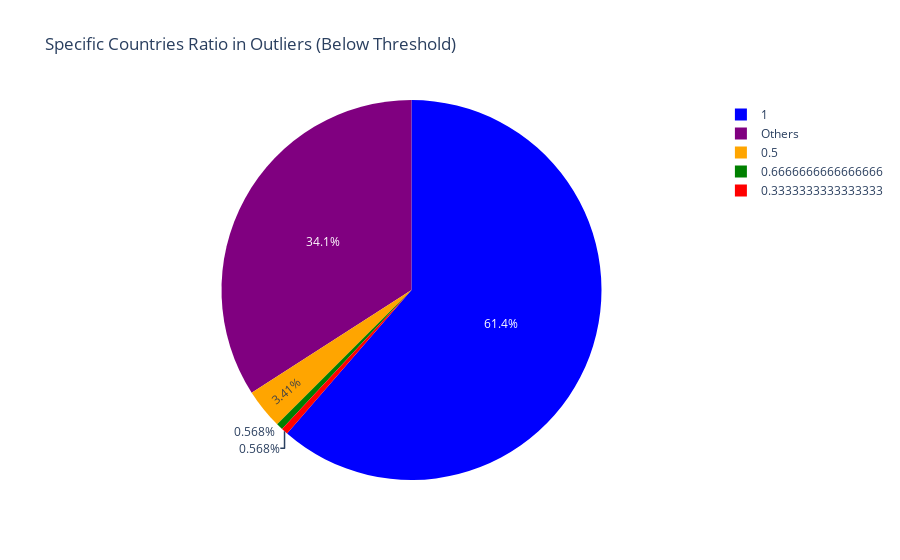

This figure's notebook cell:
### Code cell
import plotly.express as px

# Assuming you have a dictionary mapping numbers to country names
# Example: country_mapping = {1: 'USA', 2: 'UK', ...}
country_mapping = {}  # Replace with your actual mapping

# Data preparation for 'specific_countries_ratio'
data_below_countries = outliers_below['specific_countries_ratio'].value_counts()
data_final_countries = final['specific_countries_ratio'].value_counts()

# Renaming labels with country names
data_below_countries.index = [country_mapping.get(idx, idx) for idx in data_below_countries.index]
data_final_countries.index = [country_mapping.get(idx, idx) for idx in data_final_countries.index]

# Grouping smaller categories into 'Others'
data_below_countries = data_below_countries[data_below_countries > 0]
data_below_countries['Others'] = sum(data_final_countries[~data_final_countries.index.isin(data_below_countries.index)])

# Generating plot
fig = px.pie(names=data_below_countries.index, values=data_below_countries.values, title='Specific Countries Ratio in Outliers (Below Threshold)')
colors = ['blue', 'orange', 'green', 'red', 'purple', 'grey'] * (len(data_below_countries.index)//5 + 1)
fig.update_traces(marker=dict(colors=colors))
fig.show()

### Figure 1 — Plotly figure (JSON) as saved in the notebook; plotly's stock layout.template omitted (floating-point values rounded to 4 significant figures)
{"data": [{"domain": {"x": [0, 1], "y": [0, 1]}, "hovertemplate": "label=%{label}<br>value=%{value}<extra></extra>", "labels": [1, 0.5, 0.6667, 0.3333, "Others"], "legendgroup": "", "marker": {"colors": ["blue", "orange", "green", "red", "purple", "grey", "blue", "orange", "green", "red", "purple", "grey"]}, "name": "", "showlegend": true, "type": "pie", "values": [108, 6, 1, 1, 60]}], "layout": {"legend": {"tracegroupgap": 0}, "title": {"text": "Specific Countries Ratio in Outliers (Below Threshold)"}}}
